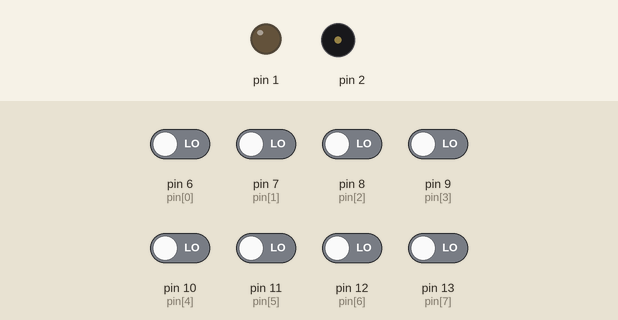
The sketch below on a simulated Arduino Uno, built with avr-gcc and run on an emulated ATmega328P. On the bench: output pins drawn as LEDs (lit = HIGH), buzzer (waves = sounding). The test bench sets the inputs (shaded band); at power-on: pin 6 (pin[0]), pin 7 (pin[1]), pin 8 (pin[2]), pin 9 (pin[3]), pin 10 (pin[4]), pin 11 (pin[5]), pin 12 (pin[6]), pin 13 (pin[7]) LOW.

Above: at 1.2 s.
1.3 s: pin 6 (pin[0]) driven HIGH
At 4.2 s:
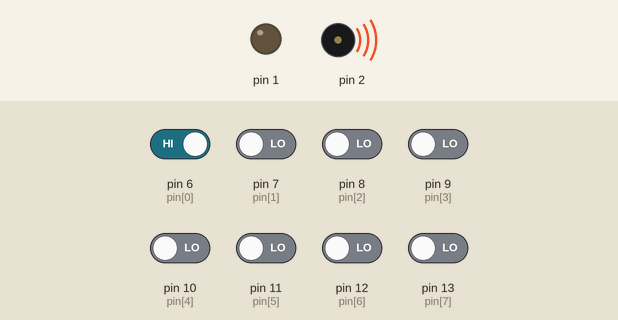
4.3 s: pin 7 (pin[1]) driven HIGH
At 5.0 s:
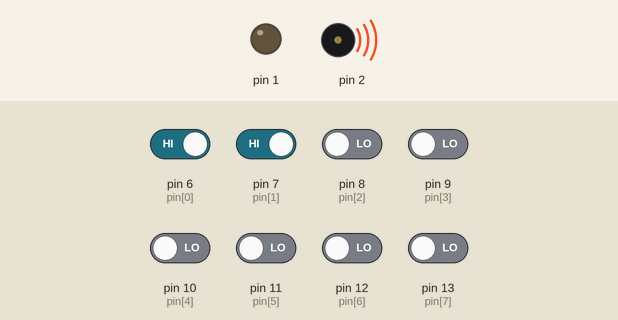
Timing chart, 0 to 13.3 s (numbered marks = the images above; inputs shaded):
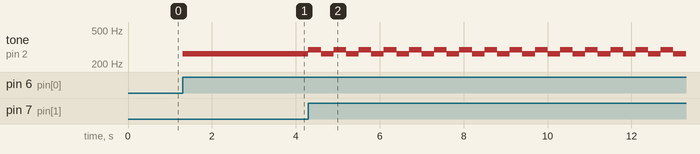

The sketch:

buzzer_tone_plain.ino
```cpp
int arr[8] = {262, 294, 330, 350, 392, 440, 494, 523};
int pin[8] = {6, 7, 8, 9, 10, 11, 12, 13};

void setup(){
  pinMode(1, OUTPUT);
  for(int i=0; i<8; i++){
    pinMode(pin[i], INPUT);
  }
}

void loop(){
  for(int i=0; i<8; i++){
    if(digitalRead(pin[i])){
      tone(2, arr[i]);
      delay(300);
      noTone(2);
    }
  }
}
```

Measured:
- after the input at 1.3 s, tone on pin 2: silent → 262 Hz at once
- after the input at 4.3 s, tone on pin 2: alternates 294 Hz for 0.30 s and 262 Hz for 0.30 s, starting at once
